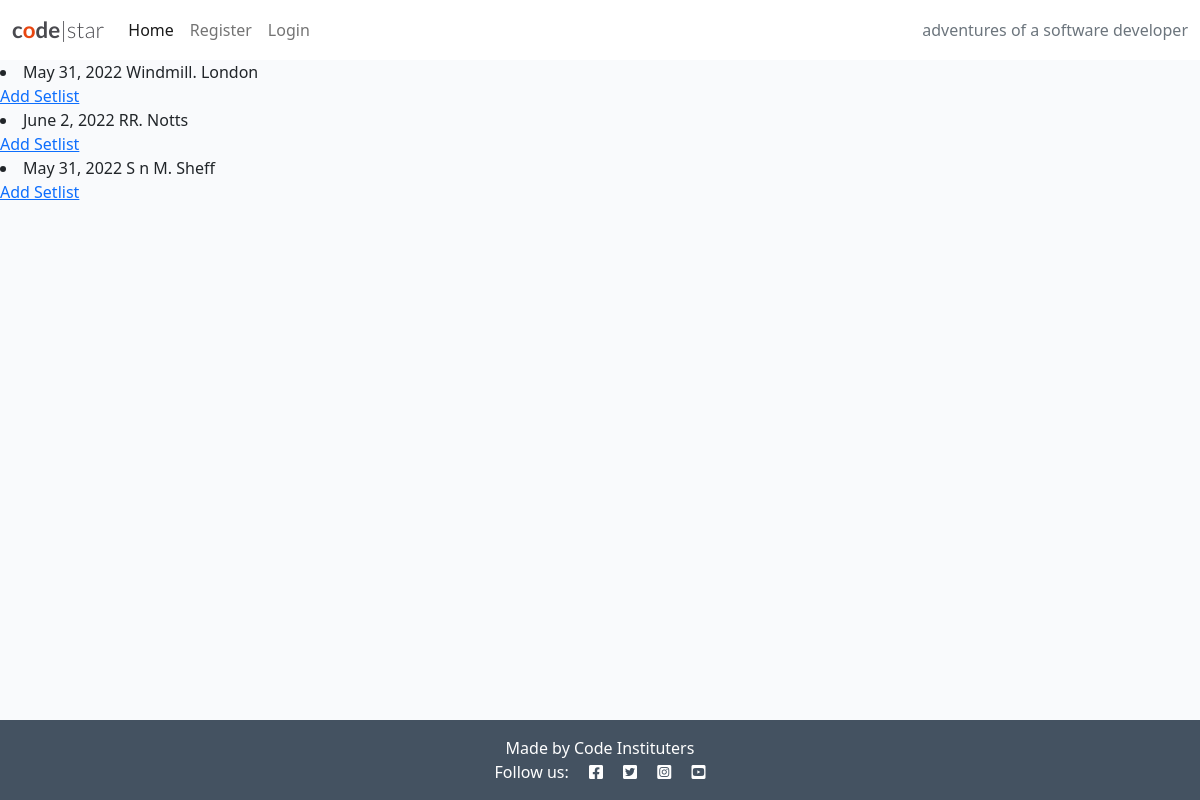
The app's page /, older data.
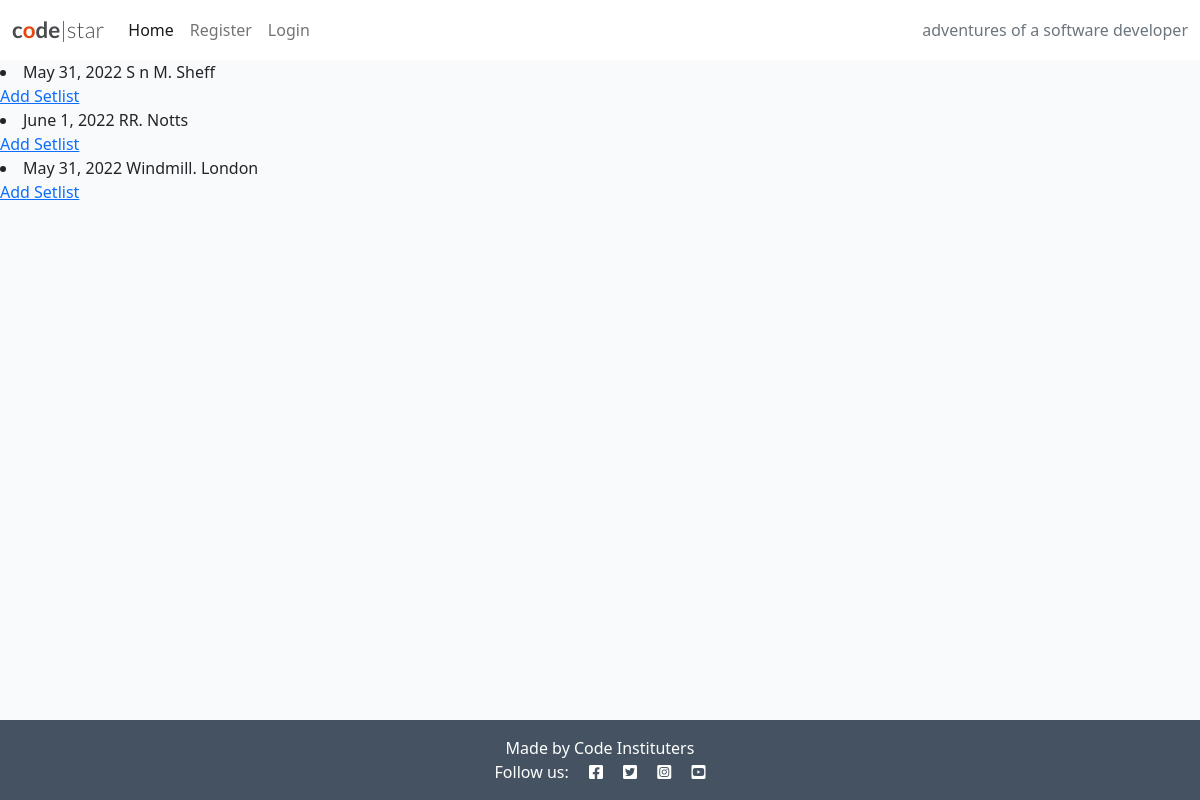
The same page, newer data.
### home/models.py (models this page shows, shortened)
class Gig(models.Model):
    date = models.DateField(auto_now_add=False, auto_now=False, blank=True, null=True)
    venue = models.ForeignKey('setlist.Venue', on_delete=models.CASCADE, null=True)

### setlist/models.py (models this page shows)
class Venue(models.Model):
    name = models.CharField(max_length=200)
    city = models.CharField(max_length=200)
    def __str__(self):
        return self.name

### home/views.py (the view)
# urls.py: path('', views.gigs, name='index'),
def gigs(request):
    gigs = Gig.objects.all()
    context = {
        'gigs': gigs,
    }
    return render(request, 'index.html', context)

### home/templates/index.html
{% extends 'base.html' %}
{% block content %}
{% for gig in gigs %}
    {% if gig.setlist.status %}
        <ul>
            <a href="/setlist/setlist-detail/{{ gig.setlist.id }}"><li>{{ gig.date }} {{ gig.venue }} {{ gig.venue.city }}</li></a>
        </ul>
    {% else %}
        <li>{{ gig.date }} {{ gig.venue }}. {{ gig.venue.city }}</li>
        <a href="/setlist/add/{{ gig.id }}">Add Setlist</a>
    {% endif %}
{% endfor %}
{% endblock %}

### templates/base.html (shortened to what this page needs)
{% load static %}
<!DOCTYPE html>
<html class="h-100">
<head>
    <link rel="stylesheet" href="https://cdnjs.cloudflare.com/ajax/libs/font-awesome/5.15.3/css/all.min.css">
    <link href="https://cdn.jsdelivr.net/npm/bootstrap@5.0.1/dist/css/bootstrap.min.css" rel="stylesheet"
>
    <link rel="stylesheet" href="{% static '/css/style.css' %}">
</head>
<body class="d-flex flex-column h-100 main-bg">
    <nav class="navbar navbar-expand-lg navbar-light bg-white">
        <div class="container-fluid">
            <a class="navbar-brand" href="#"><span class="brand">c<span class="red-o">o</span>de<span
                        class="thin">|star</span></span></span></a>
            <div class="collapse navbar-collapse" id="navbarText">
                <ul class="navbar-nav me-auto mb-2 mb-lg-0">
                    <li class="nav-item">
                        <a class="nav-link active" aria-current="page" href="{% url 'index' %}">Home</a>
                    </li>
                    {% if user.is_authenticated %}
                        <li class="nav-item">
                            <a class="nav-link" href="{% url 'account_logout' %}">Logout</a>
                        </li>
                    {% else %}
                        <li class="nav-item">
                            <a class="nav-link" href="{% url 'account_signup' %}">Register</a>
                        </li>
                        <li class="nav-item">
                            <a class="nav-link" href="{% url 'account_login' %}">Login</a>
                        </li>
                    {% endif %}
                </ul>
                <span class="navbar-text text-muted">
                    adventures of a software developer
                </span>
            </div>
        </div>
    </nav>
    <main class="flex-shrink-0 main-bg">
        {% block content %}{% endblock content %}
    </main>
    <footer class="footer mt-auto py-3 dark-bg">
        <p class="m-0 text-center text-white">Made by Code Instituters</p>
        <p class="m-0 text-center text-white">Follow us: <i class="fab fa-facebook-square ms-3"></i>
            <i class="fab fa-twitter-square ms-3"></i>
            <i class="fab fa-instagram-square ms-3"></i>
            <i class="fab fa-youtube-square ms-3"></i></p>
    </footer>
</body>
</html>

### static/css/style.css (style rules this page uses)
body { background-color: #F9FAFC; }
.brand { font-family: Lato, sans-serif; font-size: 1.4rem; font-weight: 700; color: #4A4A4F; }
.red-o { color: #E84610; }
.thin { font-weight: 300; }
.dark-bg { background-color: #445261; }
.main-bg { background-color: #F9FAFC; }

Row changes from the older to the newer data that the page shows:
changed Gig: venue "Windmill" → "S n M"; venue.city "London" → "Sheff"
changed Gig "RR": date "June 2, 2022" → "June 1, 2022"
changed Gig: venue "S n M" → "Windmill"; venue.city "Sheff" → "London"
